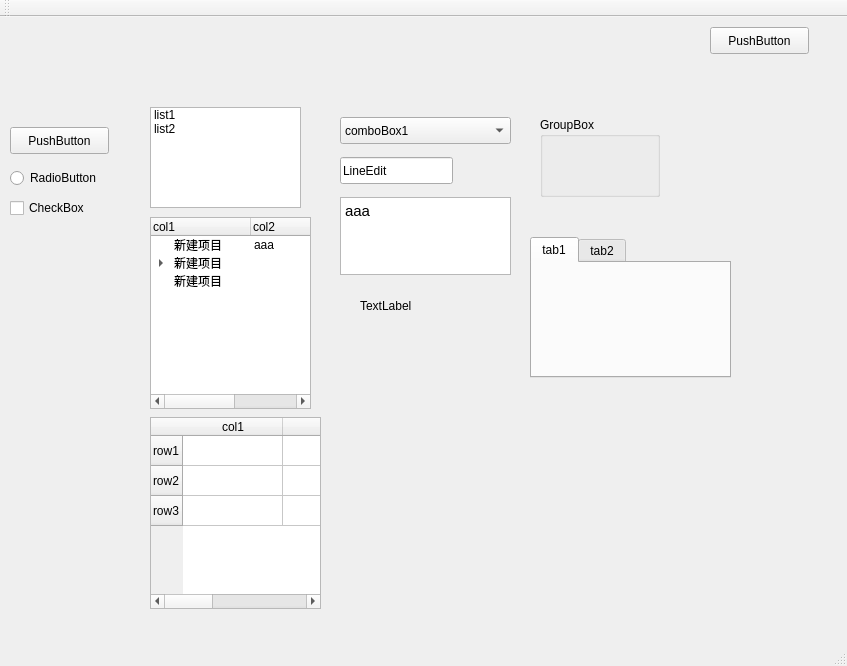
<?xml version="1.0" encoding="UTF-8"?>
<ui version="4.0">
 <class>MainWindow</class>
 <widget class="QMainWindow" name="MainWindow">
  <property name="geometry">
   <rect>
    <x>0</x>
    <y>0</y>
    <width>847</width>
    <height>666</height>
   </rect>
  </property>
  <property name="windowTitle">
   <string>MainWindow</string>
  </property>
  <widget class="QWidget" name="centralWidget">
   <widget class="QPushButton" name="pushButton">
    <property name="geometry">
     <rect>
      <x>710</x>
      <y>10</y>
      <width>99</width>
      <height>27</height>
     </rect>
    </property>
    <property name="text">
     <string>PushButton</string>
    </property>
   </widget>
   <widget class="QPushButton" name="pushButton_2">
    <property name="geometry">
     <rect>
      <x>10</x>
      <y>110</y>
      <width>99</width>
      <height>27</height>
     </rect>
    </property>
    <property name="text">
     <string>PushButton</string>
    </property>
   </widget>
   <widget class="QRadioButton" name="radioButton">
    <property name="geometry">
     <rect>
      <x>10</x>
      <y>150</y>
      <width>117</width>
      <height>22</height>
     </rect>
    </property>
    <property name="text">
     <string>RadioButton</string>
    </property>
   </widget>
   <widget class="QCheckBox" name="checkBox">
    <property name="geometry">
     <rect>
      <x>10</x>
      <y>180</y>
      <width>98</width>
      <height>22</height>
     </rect>
    </property>
    <property name="text">
     <string>CheckBox</string>
    </property>
   </widget>
   <widget class="QComboBox" name="comboBox">
    <property name="geometry">
     <rect>
      <x>340</x>
      <y>100</y>
      <width>171</width>
      <height>27</height>
     </rect>
    </property>
    <item>
     <property name="text">
      <string>comboBox1</string>
     </property>
    </item>
    <item>
     <property name="text">
      <string>comboBox2</string>
     </property>
    </item>
   </widget>
   <widget class="QLabel" name="label">
    <property name="geometry">
     <rect>
      <x>360</x>
      <y>280</y>
      <width>67</width>
      <height>17</height>
     </rect>
    </property>
    <property name="text">
     <string>TextLabel</string>
    </property>
   </widget>
   <widget class="QLineEdit" name="lineEdit">
    <property name="geometry">
     <rect>
      <x>340</x>
      <y>140</y>
      <width>113</width>
      <height>27</height>
     </rect>
    </property>
    <property name="text">
     <string>LineEdit</string>
    </property>
   </widget>
   <widget class="QListWidget" name="listWidget">
    <property name="geometry">
     <rect>
      <x>150</x>
      <y>90</y>
      <width>151</width>
      <height>101</height>
     </rect>
    </property>
    <item>
     <property name="text">
      <string>list1</string>
     </property>
    </item>
    <item>
     <property name="text">
      <string>list2</string>
     </property>
    </item>
   </widget>
   <widget class="QTreeWidget" name="treeWidget">
    <property name="geometry">
     <rect>
      <x>150</x>
      <y>200</y>
      <width>161</width>
      <height>192</height>
     </rect>
    </property>
    <column>
     <property name="text">
      <string>col1</string>
     </property>
    </column>
    <column>
     <property name="text">
      <string>col2</string>
     </property>
    </column>
    <column>
     <property name="text">
      <string>col3</string>
     </property>
    </column>
    <item>
     <property name="text">
      <string>新建项目</string>
     </property>
     <property name="text">
      <string>aaa</string>
     </property>
     <property name="text">
      <string>bbb</string>
     </property>
    </item>
    <item>
     <property name="text">
      <string>新建项目</string>
     </property>
     <item>
      <property name="text">
       <string>新建子项目</string>
      </property>
     </item>
    </item>
    <item>
     <property name="text">
      <string>新建项目</string>
     </property>
    </item>
   </widget>
   <widget class="QTableWidget" name="tableWidget">
    <property name="geometry">
     <rect>
      <x>150</x>
      <y>400</y>
      <width>171</width>
      <height>192</height>
     </rect>
    </property>
    <row>
     <property name="text">
      <string>row1</string>
     </property>
    </row>
    <row>
     <property name="text">
      <string>row2</string>
     </property>
    </row>
    <row>
     <property name="text">
      <string>row3</string>
     </property>
    </row>
    <column>
     <property name="text">
      <string>col1</string>
     </property>
    </column>
    <column>
     <property name="text">
      <string>col2</string>
     </property>
    </column>
    <column>
     <property name="text">
      <string>col3</string>
     </property>
    </column>
   </widget>
   <widget class="QTextEdit" name="textEdit">
    <property name="geometry">
     <rect>
      <x>340</x>
      <y>180</y>
      <width>171</width>
      <height>78</height>
     </rect>
    </property>
    <property name="html">
     <string>&lt;!DOCTYPE HTML PUBLIC &quot;-//W3C//DTD HTML 4.0//EN&quot; &quot;http://www.w3.org/TR/REC-html40/strict.dtd&quot;&gt;
&lt;html&gt;&lt;head&gt;&lt;meta name=&quot;qrichtext&quot; content=&quot;1&quot; /&gt;&lt;style type=&quot;text/css&quot;&gt;
p, li { white-space: pre-wrap; }
&lt;/style&gt;&lt;/head&gt;&lt;body style=&quot; font-family:'Ubuntu'; font-size:11pt; font-weight:400; font-style:normal;&quot;&gt;
&lt;p style=&quot; margin-top:0px; margin-bottom:0px; margin-left:0px; margin-right:0px; -qt-block-indent:0; text-indent:0px;&quot;&gt;aaa&lt;/p&gt;&lt;/body&gt;&lt;/html&gt;</string>
    </property>
   </widget>
   <widget class="QGroupBox" name="groupBox">
    <property name="geometry">
     <rect>
      <x>540</x>
      <y>100</y>
      <width>120</width>
      <height>80</height>
     </rect>
    </property>
    <property name="title">
     <string>GroupBox</string>
    </property>
   </widget>
   <widget class="QTabWidget" name="tabWidget">
    <property name="geometry">
     <rect>
      <x>530</x>
      <y>220</y>
      <width>201</width>
      <height>141</height>
     </rect>
    </property>
    <property name="currentIndex">
     <number>0</number>
    </property>
    <widget class="QWidget" name="tab">
     <attribute name="title">
      <string>tab1</string>
     </attribute>
    </widget>
    <widget class="QWidget" name="tab_2">
     <attribute name="title">
      <string>tab2</string>
     </attribute>
    </widget>
   </widget>
  </widget>
  <widget class="QMenuBar" name="menuBar">
   <property name="geometry">
    <rect>
     <x>0</x>
     <y>0</y>
     <width>847</width>
     <height>28</height>
    </rect>
   </property>
  </widget>
  <widget class="QToolBar" name="mainToolBar">
   <attribute name="toolBarArea">
    <enum>TopToolBarArea</enum>
   </attribute>
   <attribute name="toolBarBreak">
    <bool>false</bool>
   </attribute>
  </widget>
  <widget class="QStatusBar" name="statusBar"/>
 </widget>
 <layoutdefault spacing="6" margin="11"/>
 <resources/>
 <connections/>
</ui>
